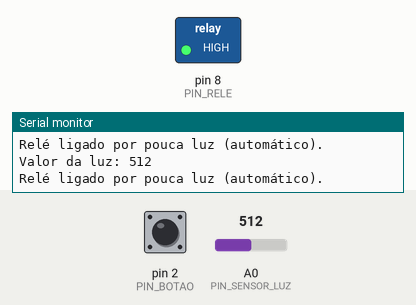
Simulated run of this sketch. Board: Arduino Uno, built with avr-gcc and run on an emulated ATmega328P. On the bench: switched loads named in the sketch (green lamp = pin HIGH), the last lines printed to the serial monitor. The test bench sets the inputs (shaded band); at power-on: A0 (PIN_SENSOR_LUZ) = 512, pin 2 (PIN_BOTAO) HIGH.

Above: at 1.2 s.
1.3 s: A0 (PIN_SENSOR_LUZ) set to 685
4.3 s: A0 (PIN_SENSOR_LUZ) set to 719
At 5.5 s:
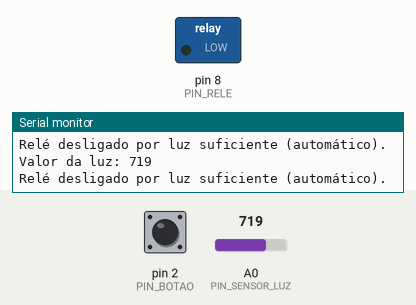
5.8 s: pin 2 (PIN_BOTAO) pulled LOW for 0.15 s
At 7.0 s:
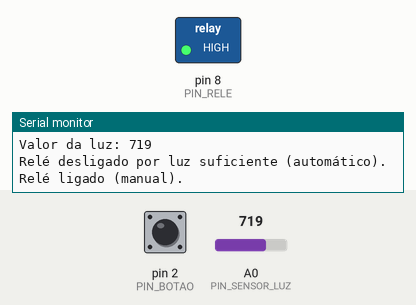
7.4 s: pin 2 (PIN_BOTAO) pulled LOW for 1 s
At 8.3 s:
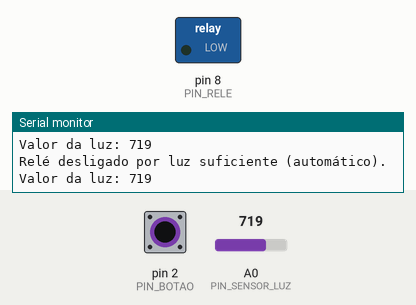
Timing chart, 0 to 10.4 s (numbered marks = the images above; inputs shaded):
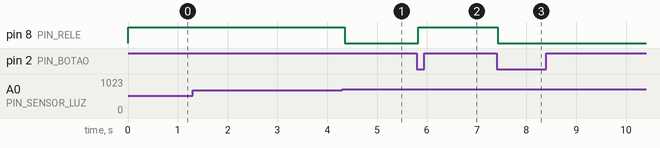

Measured:
- the behaviour switches between 700 and 701 on A0 (PIN_SENSOR_LUZ) (found by bisection; images 0 and 1)
- after the input at 4.3 s, pin 8 (PIN_RELE): HIGH → LOW after 0.05 s
- after the input at 5.8 s, pin 8 (PIN_RELE): LOW → HIGH at once
- after the input at 7.4 s, pin 8 (PIN_RELE): HIGH → LOW at once

The sketch:

SensorLuzArduino.ino
```cpp
/*
 * Controle de Relé com Sensor de Luz e Alternância de Modo (Automático/Manual)
 *
 * Este código permite:
 * - Acionar um relé conforme a luminosidade ambiente (modo automático)
 * - Alternar entre modo automático e manual por meio de um botão
 * - No modo manual, o botão alterna o estado do relé a cada clique
 * - No modo automático, o relé liga ou desliga conforme o valor lido do sensor de luz (LDR)
 * - Sistema de debounce implementado via millis() para estabilidade na leitura do botão
 *
 * Conexões:
 * - Sensor de Luz (LDR): Ligado ao pino analógico A0
 * - Relé: Pino digital 8
 * - Botão: Entre pino digital 2 e GND (com INPUT_PULLUP)
 *
 * Ajuste:
 * - LIMIAR_LUZ: valor de luminosidade para acionar o relé no modo automático
 */

// Definições dos pinos
const int PIN_SENSOR_LUZ = A0;
const int PIN_RELE       = 8;
const int PIN_BOTAO      = 2;

// Configuração do limiar de luz (ajuste conforme necessário)
const int LIMIAR_LUZ = 700;

// Controle de tempo para debounce
const unsigned long TEMPO_DEBOUNCE = 200;
unsigned long ultimoTempoBotao = 0;

// Variáveis de controle
bool modoAutomatico     = true;
bool estadoRele         = false;
bool ultimoEstadoBotao  = HIGH;

void setup() {
  pinMode(PIN_SENSOR_LUZ, INPUT);
  pinMode(PIN_RELE, OUTPUT);
  pinMode(PIN_BOTAO, INPUT_PULLUP);

  digitalWrite(PIN_RELE, LOW);  // Relé começa desligado

  Serial.begin(9600);
  Serial.println("Sistema iniciado.");
}

void loop() {
  // Leitura do estado atual do botão
  bool estadoAtualBotao = digitalRead(PIN_BOTAO);
  unsigned long tempoAtual = millis();

  // Detecta borda de descida (pressionado) com debounce
  if (estadoAtualBotao == LOW && ultimoEstadoBotao == HIGH && (tempoAtual - ultimoTempoBotao) > TEMPO_DEBOUNCE) {
    ultimoTempoBotao = tempoAtual;
    modoAutomatico = !modoAutomatico;

    if (modoAutomatico) {
      Serial.println("Modo AUTOMÁTICO ativado.");
    } else {
      // No modo manual, alterna o estado do relé ao mudar para manual
      estadoRele = !estadoRele;
      digitalWrite(PIN_RELE, estadoRele ? HIGH : LOW);
      Serial.print("Relé ");
      Serial.println(estadoRele ? "ligado (manual)." : "desligado (manual).");
    }
  }

  // Atualiza último estado do botão
  ultimoEstadoBotao = estadoAtualBotao;

  // Controle automático
  if (modoAutomatico) {
    int valorLuz = analogRead(PIN_SENSOR_LUZ);
    Serial.print("Valor da luz: ");
    Serial.println(valorLuz);

    if (valorLuz > LIMIAR_LUZ) {
      digitalWrite(PIN_RELE, LOW);  // Desliga relé
      Serial.println("Relé desligado por luz suficiente (automático).");
    } else {
      digitalWrite(PIN_RELE, HIGH); // Liga relé
      Serial.println("Relé ligado por pouca luz (automático).");
    }
  }

  // Pequeno atraso só para estabilidade de leitura Serial
  delay(100);
}
```
